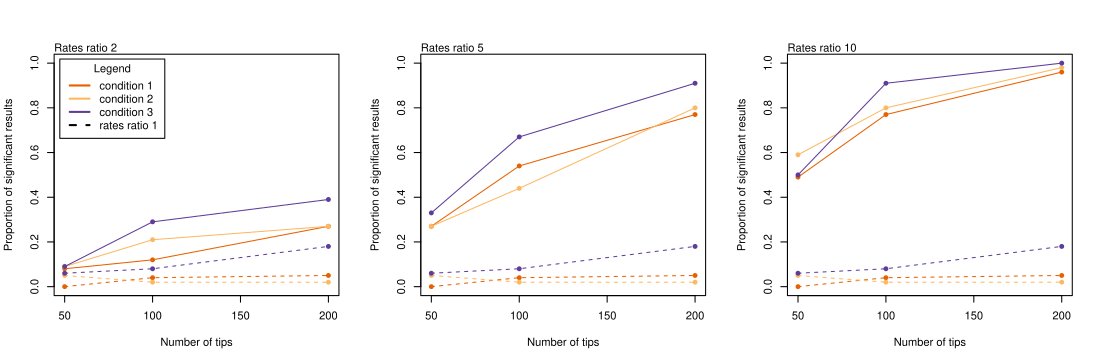

Recreate this plot in R.
# Terrence Sylvester
# pradakshanas@gmail.com
# 3rd February 2022

# read data
dat <- read.csv("../results/power.old.method.csv", as.is = T)
# plot
par(mfrow = c(1,3))
for(i in c(2,5,10)){
  # Fusion
  plot(x = NULL,
       y = NULL,
       xlab = "Number of tips",
       ylab = "Proportion of significant results",
       xlim = c(50,200),
       ylim = c(0,1))
  mtext(text = paste("Rates ratio", i),side = 3,adj = 0,
        cex = 0.7)
  # add power lines
  lines(x = dat$tips[dat$cond == 1 & dat$rr == i], y = dat$sigFusion[dat$cond == 1 & dat$rr == i],type = "o",col = "#e66101", pch = 16)
  lines(x = dat$tips[dat$cond == 2 & dat$rr == i], y = dat$sigFusion[dat$cond == 2 & dat$rr == i],type = "o",col = "#fdb863", pch = 16)
  lines(x = dat$tips[dat$cond == 3 & dat$rr == i], y = dat$sigFusion[dat$cond == 3 & dat$rr == i],type = "o",col = "#5e3c99", pch = 16)
  # add false positive lines
  lines(x = dat$tips[dat$cond == 1 & dat$rr == 1], y = dat$sigFusion[dat$cond == 1 & dat$rr == 1],type = "o",col = "#e66101", pch = 16, lty = 2)
  lines(x = dat$tips[dat$cond == 2 & dat$rr == 1], y = dat$sigFusion[dat$cond == 2 & dat$rr == 1],type = "o",col = "#fdb863", pch = 16, lty = 2)
  lines(x = dat$tips[dat$cond == 3 & dat$rr == 1], y = dat$sigFusion[dat$cond == 3 & dat$rr == 1],type = "o",col = "#5e3c99", pch = 16, lty = 2)
  
  if(i == 2){
    # add legend
    legend("topleft",inset=.02,
           legend=c("condition 1",
                    "condition 2",
                    "condition 3",
                    "rates ratio 1"),
           col=c("#e66101" ,"#fdb863" ,"#5e3c99", "black"),
           lty=c(1,1,1,2),
           cex=1,
           lwd = 2,title = "Legend")
  }
}
